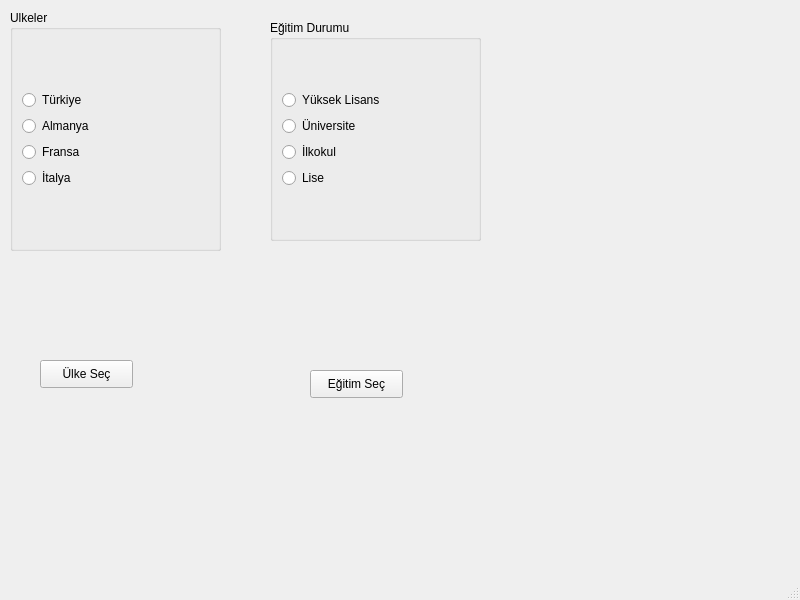
<?xml version="1.0" encoding="UTF-8"?>
<ui version="4.0">
 <class>MainWindow</class>
 <widget class="QMainWindow" name="MainWindow">
  <property name="geometry">
   <rect>
    <x>0</x>
    <y>0</y>
    <width>800</width>
    <height>600</height>
   </rect>
  </property>
  <property name="windowTitle">
   <string>MainWindow</string>
  </property>
  <widget class="QWidget" name="centralwidget">
   <widget class="QLabel" name="lbl_ulke">
    <property name="geometry">
     <rect>
      <x>30</x>
      <y>260</y>
      <width>181</width>
      <height>71</height>
     </rect>
    </property>
    <property name="text">
     <string/>
    </property>
   </widget>
   <widget class="QLabel" name="lbl_egitim">
    <property name="geometry">
     <rect>
      <x>300</x>
      <y>250</y>
      <width>211</width>
      <height>81</height>
     </rect>
    </property>
    <property name="text">
     <string/>
    </property>
   </widget>
   <widget class="QPushButton" name="btn_ulke">
    <property name="geometry">
     <rect>
      <x>40</x>
      <y>360</y>
      <width>93</width>
      <height>28</height>
     </rect>
    </property>
    <property name="text">
     <string>Ülke Seç</string>
    </property>
   </widget>
   <widget class="QPushButton" name="btn_egitim">
    <property name="geometry">
     <rect>
      <x>310</x>
      <y>370</y>
      <width>93</width>
      <height>28</height>
     </rect>
    </property>
    <property name="text">
     <string>Eğitim Seç</string>
    </property>
   </widget>
   <widget class="QGroupBox" name="gbox_ulke">
    <property name="geometry">
     <rect>
      <x>10</x>
      <y>10</y>
      <width>211</width>
      <height>241</height>
     </rect>
    </property>
    <property name="title">
     <string>Ulkeler</string>
    </property>
    <layout class="QGridLayout" name="gridLayout">
     <item row="0" column="0">
      <layout class="QGridLayout" name="gl_ulke">
       <item row="0" column="0">
        <widget class="QRadioButton" name="rb_turkiye">
         <property name="text">
          <string>Türkiye</string>
         </property>
        </widget>
       </item>
       <item row="1" column="0">
        <widget class="QRadioButton" name="rb_almanya">
         <property name="text">
          <string>Almanya</string>
         </property>
        </widget>
       </item>
       <item row="2" column="0">
        <widget class="QRadioButton" name="rb_fransa">
         <property name="text">
          <string>Fransa</string>
         </property>
        </widget>
       </item>
       <item row="3" column="0">
        <widget class="QRadioButton" name="rb_italya">
         <property name="text">
          <string>İtalya</string>
         </property>
        </widget>
       </item>
      </layout>
     </item>
    </layout>
   </widget>
   <widget class="QGroupBox" name="gbox_egitim">
    <property name="geometry">
     <rect>
      <x>270</x>
      <y>20</y>
      <width>211</width>
      <height>221</height>
     </rect>
    </property>
    <property name="title">
     <string>Eğitim Durumu</string>
    </property>
    <layout class="QGridLayout" name="gridLayout_2">
     <item row="0" column="0">
      <layout class="QGridLayout" name="gl_egitim">
       <item row="1" column="0">
        <widget class="QRadioButton" name="rb_universite">
         <property name="text">
          <string>Üniversite</string>
         </property>
        </widget>
       </item>
       <item row="0" column="0">
        <widget class="QRadioButton" name="rb_yukseklisans">
         <property name="text">
          <string>Yüksek Lisans</string>
         </property>
        </widget>
       </item>
       <item row="2" column="0">
        <widget class="QRadioButton" name="rb_ilkokul">
         <property name="text">
          <string>İlkokul</string>
         </property>
        </widget>
       </item>
       <item row="3" column="0">
        <widget class="QRadioButton" name="rb_lise">
         <property name="text">
          <string>Lise</string>
         </property>
        </widget>
       </item>
      </layout>
     </item>
    </layout>
   </widget>
  </widget>
  <widget class="QMenuBar" name="menubar">
   <property name="geometry">
    <rect>
     <x>0</x>
     <y>0</y>
     <width>800</width>
     <height>26</height>
    </rect>
   </property>
  </widget>
  <widget class="QStatusBar" name="statusbar"/>
 </widget>
 <resources/>
 <connections/>
</ui>
